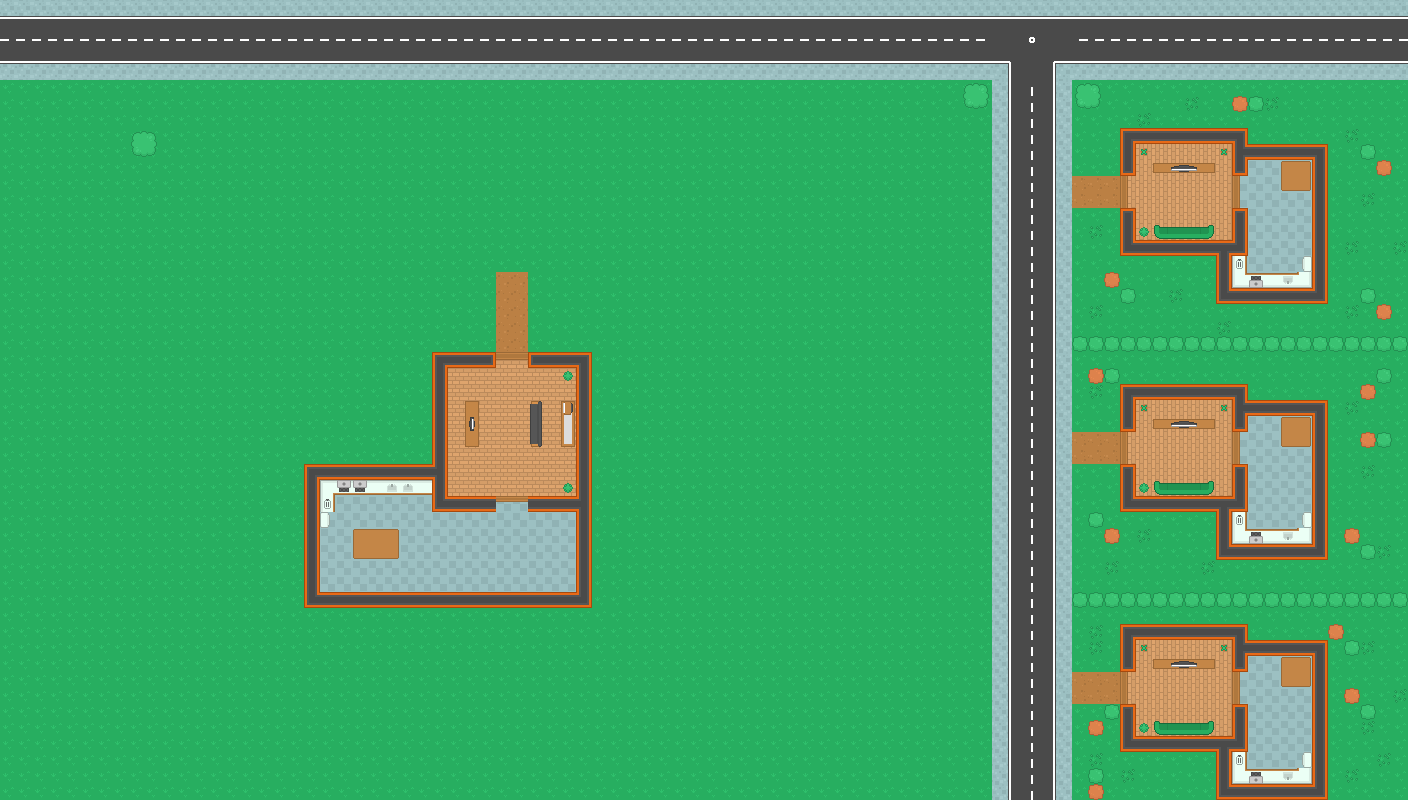

A level layout from a 2D game, rendered from its tile map. Below: a short description, then the map file with tile-grid data replaced by summaries:
An orthogonal 88x50 tile map with 16x16 px tiles, 5 tile layers (Map, Wall, Furniture, Furniture - layout up, ...) and 18 objects.

<map version="1.9" tiledversion="1.9.0" orientation="orthogonal" renderorder="right-down" width="88" height="50" tilewidth="16" tileheight="16" infinite="0" nextlayerid="10" nextobjectid="122">
 <tileset firstgid="1" name="map_tilesheet_transparent" tilewidth="16" tileheight="16" spacing="1" tilecount="680" columns="34">
  <image source="../images/map_tilesheet_transparent.png" width="577" height="339" />
 </tileset>
 <layer id="1" name="Map" width="88" height="50">
  <data>[4400 cells, 4400 non-empty, 19 distinct tile ids]</data>
 </layer>
 <layer id="2" name="Wall" width="88" height="50">
  <data>[4400 cells, 286 non-empty, 22 distinct tile ids]</data>
 </layer>
 <layer id="4" name="Furniture" width="88" height="50">
  <data>[4400 cells, 62 non-empty, 25 distinct tile ids]</data>
 </layer>
 <layer id="5" name="Furniture - layout up" width="88" height="50">
  <data>[4400 cells, 13 non-empty, 6 distinct tile ids]</data>
 </layer>
 <layer id="3" name="Path" width="88" height="50">
  <data>[4400 cells, 80 non-empty, 7 distinct tile ids]</data>
 </layer>
 <objectgroup id="6" name="Wall">
  <object id="41" x="128" y="128" width="32" height="32" />
  <object id="61" x="432" y="352" width="64" height="16" />
  <object id="62" x="528" y="352" width="64" height="16" />
  <object id="104" x="432" y="352" width="16" height="160" />
  <object id="105" x="576" y="352" width="16" height="256" />
  <object id="106" x="432" y="496" width="64" height="16" />
  <object id="107" x="528" y="496" width="64" height="16" />
  <object id="108" x="304" y="464" width="144" height="16" />
  <object id="109" x="304" y="464" width="16" height="144" />
  <object id="110" x="304" y="592" width="288" height="16" />
  <object id="114" x="352" y="528" width="48" height="32" />
  <object id="115" x="320" y="480" width="16" height="48" />
  <object id="116" x="320" y="480" width="112" height="16" />
  <object id="117" x="464" y="400" width="16" height="48" />
  <object id="118" x="528" y="400" width="16" height="48" />
  <object id="119" x="560" y="400" width="16" height="48" />
  <object id="120" x="560" y="368" width="16" height="16" />
  <object id="121" x="560" y="480" width="16" height="16" />
 </objectgroup>
</map>
